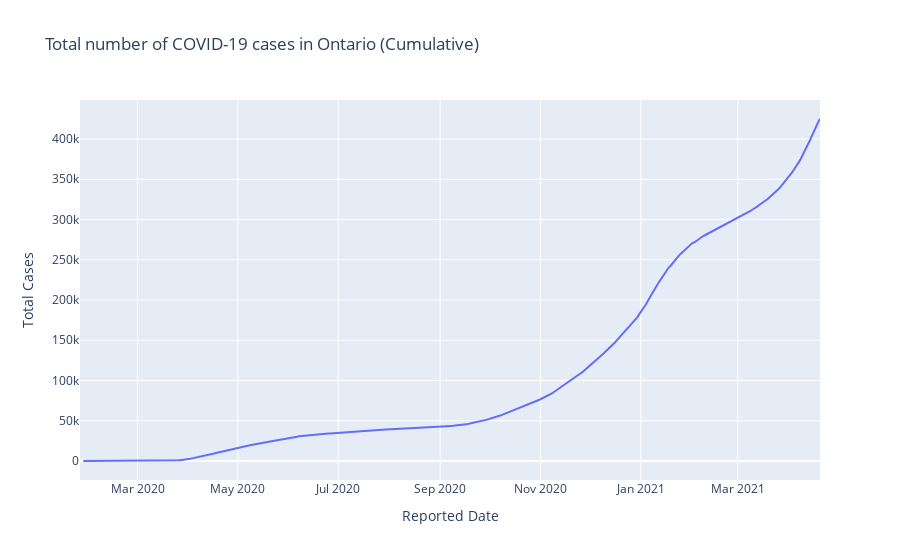

The code cell stored with this chart in its notebook:
### Markdown cell above
### Total Cases over Time

### Code cell
fig = px.line(df, x="Reported Date", y="Total Cases", title="Total number of COVID-19 cases in Ontario (Cumulative)")
fig.show()

### Figure 1 — Plotly figure (JSON) as saved in the notebook; plotly's stock layout.template omitted (floating-point values rounded to 4 significant figures; data arrays with more than 128 entries replaced by an {"elided": "..."} marker saying what was removed)
{"data": [{"hovertemplate": "Reported Date=%{x}<br>Total Cases=%{y}<extra></extra>", "legendgroup": "", "line": {"color": "#636efa", "dash": "solid"}, "mode": "lines", "name": "", "orientation": "v", "showlegend": false, "type": "scatter", "x": {"elided": "440 str values"}, "xaxis": "x", "y": {"elided": "440 int values"}, "yaxis": "y"}], "layout": {"legend": {"tracegroupgap": 0}, "title": {"text": "Total number of COVID-19 cases in Ontario (Cumulative)"}, "xaxis": {"anchor": "y", "domain": [0, 1], "title": {"text": "Reported Date"}}, "yaxis": {"anchor": "x", "domain": [0, 1], "title": {"text": "Total Cases"}}}}
